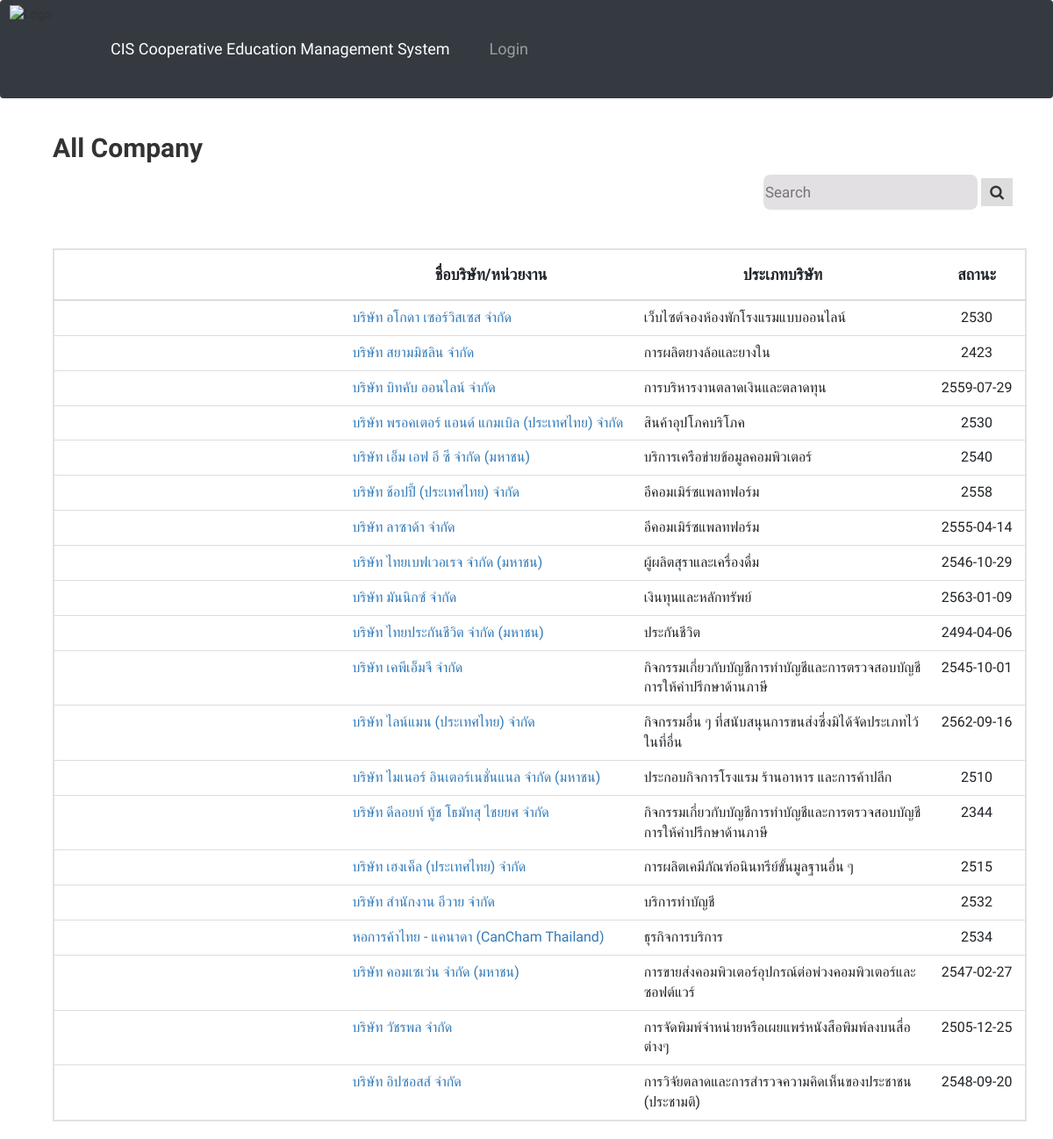
Screenshot of /company with the database file from the repository.
### tables this page shows
CREATE TABLE "Company" (
	"Company_ID"	varchar(10) NOT NULL,
	"User_Staff_ID"	varchar(10) NOT NULL,
	"User_CoTeacher_ID"	varchar(10) NOT NULL,
	"Company_Name"	varchar(255) NOT NULL,
	"Company_Type"	varchar(255) NOT NULL,
	"Company_Address"	varchar(255) NOT NULL,
	"Company_Email"	varchar(255) NOT NULL,
	"Contact_Number"	varchar(10) NOT NULL,
	"Fax_Number"	varchar(15),
	"Established_Date"	Date,
	"Company_Details"	varchar(255) NOT NULL,
	"Company_Link"	varchar(255) NOT NULL,
	PRIMARY KEY("Company_ID")
);

### CIS add sign up Copy with database/website/auth.py (the view)
@auth.route('/company')
def company():
         with con:
            cur=con.cursor()
            query1= "select * from Company "
            cur.execute(query1)
            rows= cur.fetchall()
         return render_template("company.html",datas=rows, user=current_user)

### CIS add sign up Copy with database/website/templates/company.html (shortened to what this page needs)
<!DOCTYPE html>
{% extends "base.html" %} {% block title %}Company{% endblock %} {% block content%}
<html>
<head>
    <link rel="stylesheet" href="https://maxcdn.bootstrapcdn.com/bootstrap/3.3.7/css/bootstrap.min.css">
    <link rel="stylesheet" href="https://maxcdn.bootstrapcdn.com/bootstrap/3.3.7/css/bootstrap.min.css">
</head>
<body>
    <div class ='container'>
        <h1><b>All Company</b></h1>
        <div class="search-container">
          <input type="text" placeholder="Search" name="search" style="border-radius: 8px; background: #e3e0e4; border: none; height: 40px;">
          <button type="submit"><i class="fa fa-search"></i></button>
          <br>
        <br>
        </div>
    </div>
    <div class ='container'>
        <br>
          <table class = "table">
          <thead>
            <tr>
              <th></th>
              <th><h4><b>ชื่อบริษัท/หน่วยงาน</b></h4></th>
              <th><h4><b>ประเภทบริษัท</b></h4></th>
              <th><h4><b>สถานะ</b></h4></th>
            </tr>
          </thead>
          <tbody>
            {%for row in datas %}
            <tr>
              <td>
                </td>
              <td><a href="{{ url_for('.job1', p=row.0) }}">{{row.3}}</a></td>
              <td>{{row.4}}</td>
              <td><center>{{row.9}}</center></td>
            </tr>
            {% endfor %}
          </tbody>
        </table>
    </div>
</body>
{% endblock %}

### CIS add sign up Copy with database/website/templates/base.html (shortened to what this page needs)
<!DOCTYPE html>
<html>
  <head>
    <link
      rel="stylesheet"
      href="https://stackpath.bootstrapcdn.com/bootstrap/4.4.1/css/bootstrap.min.css"
    />
    <link
      rel="stylesheet"
      href="https://stackpath.bootstrapcdn.com/font-awesome/4.7.0/css/font-awesome.min.css"
    />
  </head>
  <body>
    <nav class="navbar navbar-expand-lg navbar-dark bg-dark">
      <img src="https://i.postimg.cc/nrn0v1wN/image.png" class="w3-round" alt="Logo" style="width:100px; height: 100px;">
      <a class="navbar-brand" href="/">CIS Cooperative Education Management System</a>
      <div class="collapse navbar-collapse" id="navbar">
        <div class="navbar-nav">
          {% if user.is_authenticated %}
          <a class="nav-item nav-link" id="home" href="/home">Home</a>
          <a class="nav-item nav-link" id="Company" href="/company">Company</a>
          <a class="nav-item nav-link" id="logout" href="/logout">Logout</a>
          {% else %}
          <a class="nav-item nav-link" id="home" href="/">Login</a>
          {% endif %}
        </div>
      </div>
    </nav>
    <div class="container">{% block content %} {% endblock %}</div>
  </body>
</html>

### CIS add sign up Copy with database/website/templates/base.html (style rules this page uses)
.navbar-nav { font-size: 18px; font-family:'Prompt', Raleway; float: left; }

### CIS add sign up Copy with database/website/templates/company.html (style rules this page uses)
body { background-color: #fff; font-family:'Prompt', Raleway; }
table { border-collapse: collapse; border: 2px solid #e3e0e4; width: 100%; background-color: #fff; font-family:'Prompt', Raleway; }
th { text-align: center; font-size: 16px; font-family:'Prompt', Raleway; height: 50px; }
td { text-align: left; font-size: 16px; font-family:'Prompt', Raleway; width: 30%; }
.search-container { float: right; font-size: 17px; font-family:'Prompt', Raleway; border: white; }
.search-container button { padding: 4px 10px; margin-top: 8px; margin-right: 16px; background: #ddd; font-size: 17px; font-family:'Prompt', Raleway; border: none; cursor: pointer; }
h1 { font-family:'Prompt', Raleway; font-size: 30px; }

### rows the page displays
Company: Company_Name "บริษัท อโกดา เซอร์วิสเซส จำกัด", Company_Type "เว็บไซต์จองห้องพักโรงแรมแบบออนไลน์", Established_Date "2530"
Company: Company_Name "บริษัท สยามมิชลิน จำกัด", Company_Type "การผลิตยางล้อและยางใน", Established_Date "2423"
Company: Company_Name "บริษัท บิทคับ ออนไลน์ จำกัด", Company_Type "การบริหารงานตลาดเงินและตลาดทุน", Established_Date "2559-07-29"
Company: Company_Name "บริษัท พรอคเตอร์ แอนด์ แกมเบิล (ประเทศไทย) จำกัด", Company_Type "สินค้าอุปโภคบริโภค", Established_Date "2530"
Company: Company_Name "บริษัท เอ็ม เอฟ อี ซี จำกัด (มหาชน)", Company_Type "บริการเครือข่ายข้อมูลคอมพิวเตอร์", Established_Date "2540"
Company: Company_Name "บริษัท ช้อปปี้ (ประเทศไทย) จำกัด", Company_Type "อีคอมเมิร์ซแพลทฟอร์ม", Established_Date "2558"
Company: Company_Name "บริษัท ลาซาด้า จำกัด", Company_Type "อีคอมเมิร์ซแพลทฟอร์ม", Established_Date "2555-04-14"
Company: Company_Name "บริษัท ไทยเบฟเวอเรจ จำกัด (มหาชน)", Company_Type "ผู้ผลิตสุราและเครื่องดื่ม", Established_Date "2546-10-29"
Company: Company_Name "บริษัท มันนิกซ์ จำกัด", Company_Type "เงินทุนและหลักทรัพย์", Established_Date "2563-01-09"
Company: Company_Name "บริษัท ไทยประกันชีวิต จำกัด (มหาชน)", Company_Type "ประกันชีวิต", Established_Date "2494-04-06"
Company: Company_Name "บริษัท เคพีเอ็มจี จำกัด", Company_Type "กิจกรรมเกี่ยวกับบัญชีการทำบัญชีและการตรวจสอบบัญชี การให้คำปรึกษาด้านภาษี", Established_Date "2545-10-01"
Company: Company_Name "บริษัท ไลน์แมน (ประเทศไทย) จำกัด", Company_Type "กิจกรรมอื่น ๆ ที่สนับสนุนการขนส่งซึ่งมิได้จัดประเภทไว้ในที่อื่น", Established_Date "2562-09-16"
Company: Company_Name "บริษัท ไมเนอร์ อินเตอร์เนชั่นแนล จำกัด (มหาชน)", Company_Type "ประกอบกิจการโรงแรม ร้านอาหาร และการค้าปลีก", Established_Date "2510"
Company: Company_Name "บริษัท ดีลอยท์ ทู้ช โธมัทสุ ไชยยศ จำกัด", Company_Type "กิจกรรมเกี่ยวกับบัญชีการทำบัญชีและการตรวจสอบบัญชี การให้คำปรึกษาด้านภาษี", Established_Date "2344"
Company: Company_Name "บริษัท เฮงเค็ล (ประเทศไทย) จำกัด", Company_Type "การผลิตเคมีภัณฑ์อนินทรีย์ขั้นมูลฐานอื่น ๆ", Established_Date "2515"
Company: Company_Name "บริษัท สำนักงาน อีวาย จำกัด", Company_Type "บริการทำบัญชี", Established_Date "2532"
Company: Company_Name "หอการค้าไทย - แคนาดา (CanCham Thailand)", Company_Type "ธุรกิจการบริการ", Established_Date "2534"
Company: Company_Name "บริษัท คอมเซเว่น จำกัด (มหาชน)", Company_Type "การขายส่งคอมพิวเตอร์อุปกรณ์ต่อพ่วงคอมพิวเตอร์และซอฟต์แวร์", Established_Date "2547-02-27"
Company: Company_Name "บริษัท วัชรพล จำกัด", Company_Type "การจัดพิมพ์จำหน่ายหรือเผยแพร่หนังสือพิมพ์ลงบนสื่อต่างๆ", Established_Date "2505-12-25"
Company: Company_Name "บริษัท อิปซอสส์ จำกัด", Company_Type "การวิจัยตลาดและการสำรวจความคิดเห็นของประชาชน (ประชามติ)", Established_Date "2548-09-20"
